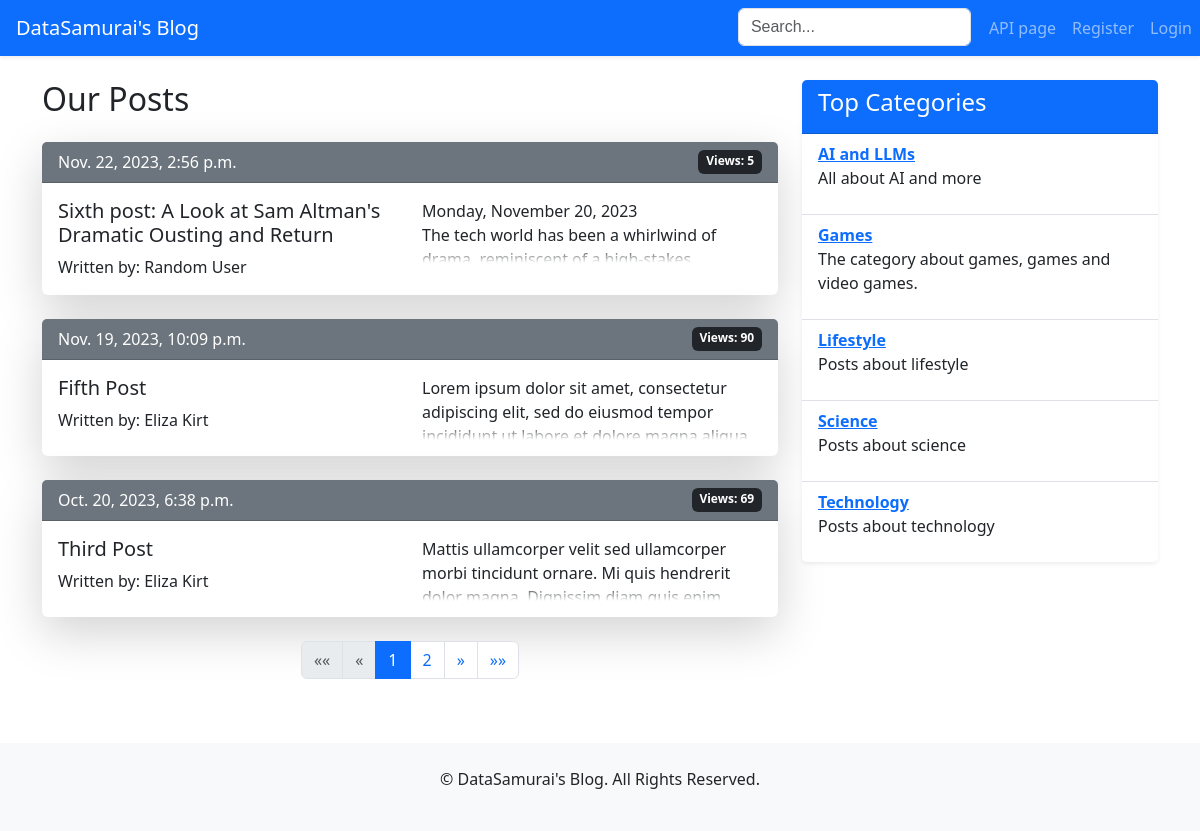
/blog/, run on an earlier commit of the app's database.
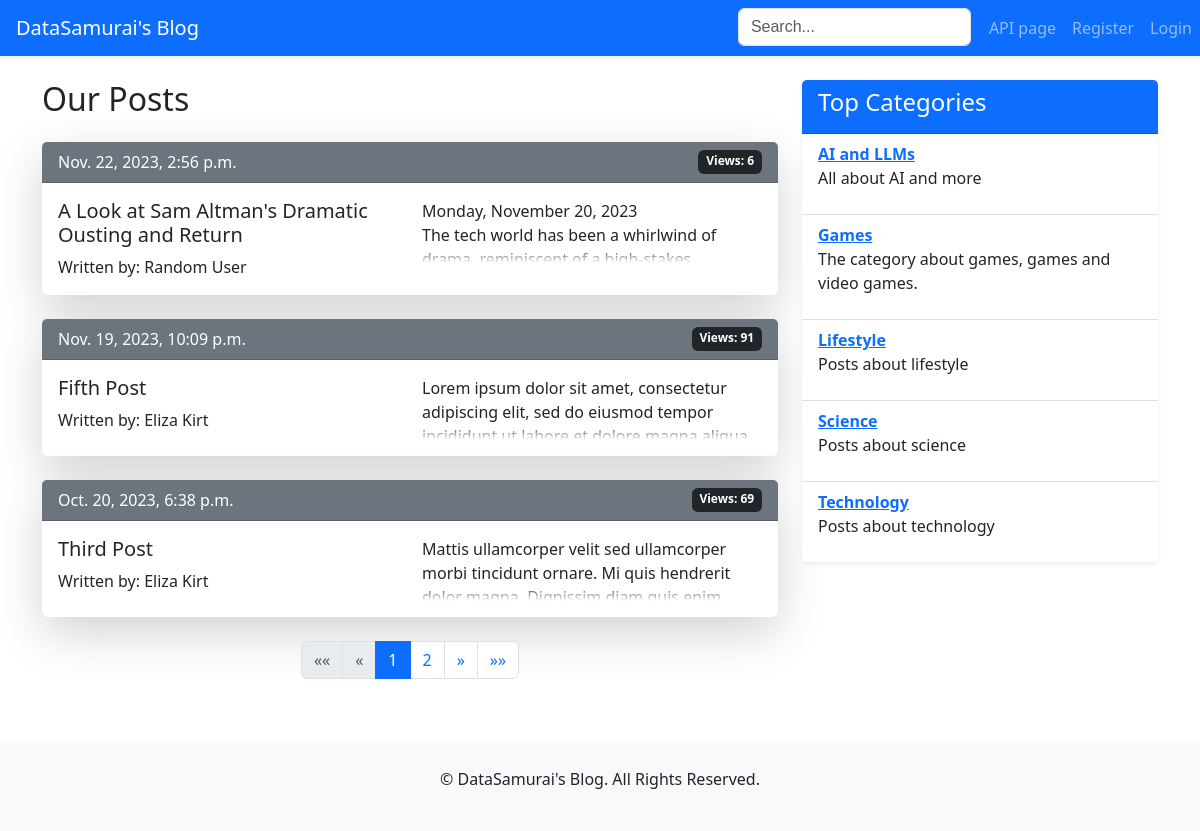
And on a later commit of the database.
### posts/models.py (models this page shows, shortened)
class Post(models.Model):
    title = models.CharField(max_length=100, unique=True)
    content = RichTextField()
    category = models.ForeignKey('Category', on_delete=models.SET_NULL, null=True)
    author = models.ForeignKey(settings.AUTH_USER_MODEL, on_delete=models.SET_NULL, null=True)
    date_scheduled = models.DateTimeField(null=True, blank=True)
    date_published = models.DateTimeField(null=True, blank=True)
    views = models.PositiveIntegerField(default=0)
    is_published = models.BooleanField(default=False)
    class Meta:
        ordering = ['-date_published']

### users/models.py (models this page shows, shortened)
class CustomUser(AbstractUser):
    is_banned = models.BooleanField(default=False)
    bio = models.CharField(max_length=200, blank=True, null=True, default=None)
    social_media = models.JSONField(default=dict, blank=True)
    profile_picture = models.ImageField(upload_to='profile_pictures/', blank=True, null=True)
    class Meta:
        ordering = ['id']

### posts/views.py (the view)
# urls.py: path('', views.PostListView.as_view(), name='post_list'),
class PostListView(ListView):
    model = Post
    template_name = 'posts/post_list.html'
    context_object_name = 'posts'
    paginate_by = 3
    def get_queryset(self):
        return Post.objects.filter(is_published=True)
    def get_context_data(self, *, object_list=None, **kwargs):
        context = super().get_context_data(**kwargs)
        context['categories'] = Category.objects.all()
        return context

### templates/posts/post_list.html (shortened to what the changed rows need)
{% extends 'base.html' %}
{% block page_content %}
    <div class="row mt-4">
        <div class="col-md-8">
            <h2 class="mb-4">Our Posts</h2>
            {% for post in posts %}
                <div class="card mb-4 border-0 shadow-lg">
                    <div class="card-header bg-secondary text-white d-flex justify-content-between">
                        <span>{{ post.date_published }}</span>
                        <span class="badge bg-dark">Views: {{ post.views }}</span>
                    </div>
                    <div class="card-body">
                        <div class="row">
                            <div class="col-md-6">
                                <h5 class="card-title">
                                    <a href="{% url 'post_detail' post.id %}" class="text-dark text-decoration-none">
                                        {{ post.title }}
                                    </a>
                                </h5>
                                <p class="card-text">Written
                                    by: {{ post.author.first_name }} {{ post.author.last_name }}</p>
                            </div>
                            <div class="col-md-6">
                                <div class="fade-out">
                                    {{ post.content|safe }}
                                </div>
                            </div>
                        </div>
                    </div>
                </div>
            {% endfor %}
        </div>
    </div>
{% endblock %}

What changed in the data, as far as the page shows it:
changed Post "Random": views "5" → "6"; title "Sixth post: A Look at Sam Altman's Dramatic Ousting and Return" → "A Look at Sam Altman's Dramatic Ousting and Return"
changed Post "Fifth Post": views "90" → "91"
